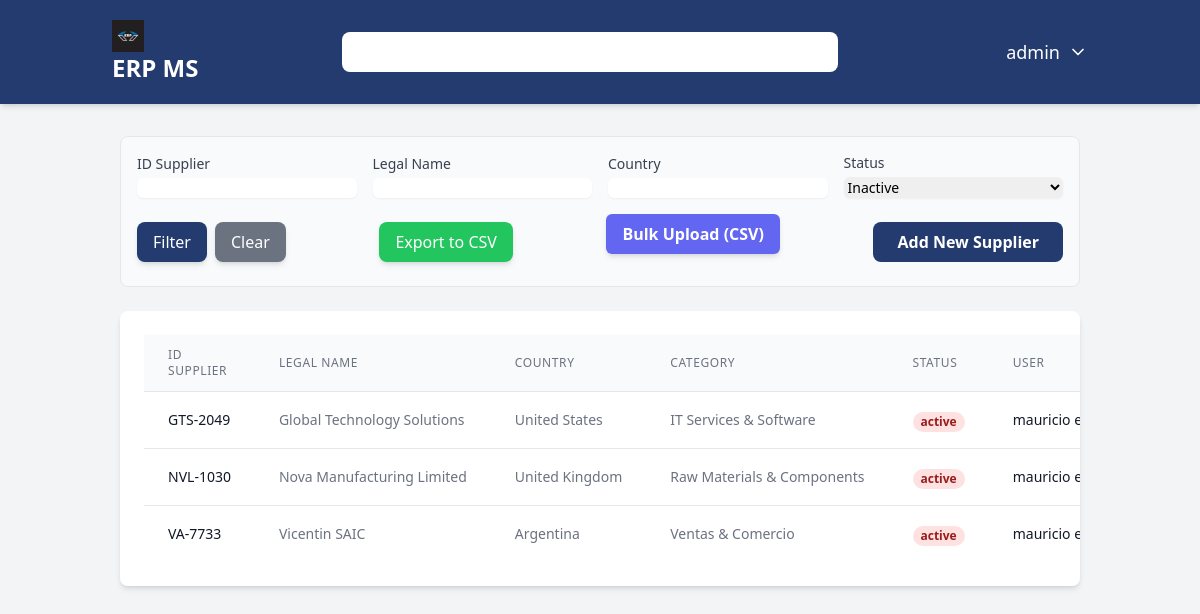
Screenshot of /suppliers/ (signed in) with the database file from the repository.
### users/models.py (models this page shows)
class User(AbstractUser):
    user_id = models.AutoField(primary_key=True)
    username = models.CharField(max_length=150, unique=True)
    password = models.CharField(max_length=128)
    USERNAME_FIELD = 'username'
    class Meta:
        db_table = 'users'
        verbose_name = 'User'
        verbose_name_plural = 'Users'

### suppliers/models.py (models this page shows, shortened)
class Supplier(models.Model):
    id_supplier = models.CharField(max_length=50, null=True, unique=True, verbose_name="Supplier ID")
    legal_name = models.CharField(max_length=150, verbose_name="Legal Name")
    name = models.TextField(max_length=100, verbose_name="Name")
    tax_id = models.CharField(max_length=30, verbose_name="Tax ID")
    country = models.CharField(max_length=70, verbose_name="Country")
    state_province = models.CharField(max_length=70, verbose_name="State/Province")
    city = models.CharField(max_length=100, verbose_name="City")
    address = models.CharField(max_length=150, verbose_name="Address")
    zip_code = models.IntegerField(verbose_name="Zip Code")
    phone = models.IntegerField(verbose_name="Phone")
    email = models.EmailField(max_length=150, verbose_name="Email")
    contact_name = models.CharField(max_length=150, verbose_name="Contact Name")
    contact_role = models.CharField(max_length=150, verbose_name="Contact Role")
    category = models.CharField(max_length=150, verbose_name="Category")
    payment_terms = models.CharField(max_length=150, verbose_name="Payment Terms")
    currency = models.CharField(max_length=150, verbose_name="Currency")
    payment_method = models.CharField(max_length=150, verbose_name="Payment Method")
    bank_account = models.CharField(max_length=150, verbose_name="Bank Account")
    status = models.CharField(max_length=50, verbose_name="Status")
    create_at = models.DateTimeField(auto_now_add=True)
    updated_at = models.DateTimeField(auto_now=True)
    created_by = models.ForeignKey(settings.AUTH_USER_MODEL, on_delete=models.SET_NULL, null=True)
    class Meta:
        verbose_name = "Supplier"
        verbose_name_plural = "Suppliers"

### suppliers/views.py (the view, shortened to what this page needs)
# urls.py: path('', views.suppliers_list, name='suppliers_list'),
@login_required
def suppliers_list(request):
    max_permission = UserRole.objects.filter(user_id=request.user).aggregate(max_permission=models.Max('role__suppliers'))['max_permission'] or 0
    if max_permission == 0:
        return redirect('dashboard')
    supplier_list = Supplier.objects.all()
    id_supplier = request.GET.get('id_supplier')
    legal_name = request.GET.get('legal_name')
    country = request.GET.get('country')
    status = request.GET.get('status')
    if id_supplier:
        supplier_list = supplier_list.filter(id_supplier__icontains=id_supplier)
    if legal_name:
        supplier_list = supplier_list.filter(legal_name__icontains=legal_name)
    if country:
        supplier_list = supplier_list.filter(country__icontains=country)
    if status:
        supplier_list = supplier_list.filter(status__icontains=status)
    paginator = Paginator(supplier_list, 10)  # Show 10 suppliers per page
    page_number = request.GET.get('page')
    page_obj = paginator.get_page(page_number)
    return render(request, 'suppliers/supplier_list.html', {'page_obj': page_obj})

### core/context_processors.py (called while the page is built)
def get_permissions(request):
    permissions = {
        'customers': 0,
        'suppliers': 0,
        'materials': 0,
        'purchases': 0,
        'sales': 0,
        'inventory': 0,
        'accounting': 0,
        'reporting': 0,
    }
    roles = []
    if request.user.is_authenticated:
        user_roles = UserRole.objects.filter(user_id=request.user.pk)
        roles = [ur.role.role_name for ur in user_roles]
        for user_role in user_roles:
            role = user_role.role
            for module in permissions.keys():
                current_permission = getattr(role, module, 0)
                if current_permission > permissions[module]:
                    permissions[module] = current_permission
    return {'permissions': permissions, 'roles': roles}

### suppliers/templates/suppliers/supplier_list.html (shortened to what this page needs)
{% extends 'core/base.html' %}
{% load static %}
{% block content %}
<div class="mb-6 p-4 border rounded-lg bg-gray-50">
    <form method="get" action="{% url 'suppliers:suppliers_list' %}" class="grid grid-cols-1 md:grid-cols-4 gap-4 items-end">
        <div class="col-span-1">
            <label for="id_supplier" class="block text-sm font-medium text-gray-700">ID Supplier</label>
            <input type="text" name="id_supplier" id="id_supplier" value="{{ request.GET.id_supplier }}" class="mt-1 block w-full rounded-md border-gray-300 shadow-sm focus:border-indigo-500 focus:ring-indigo-500 sm:text-sm">
        </div>
        <div class="col-span-1">
            <label for="legal_name" class="block text-sm font-medium text-gray-700">Legal Name</label>
            <input type="text" name="legal_name" id="legal_name" value="{{ request.GET.legal_name }}" class="mt-1 block w-full rounded-md border-gray-300 shadow-sm focus:border-indigo-500 focus:ring-indigo-500 sm:text-sm">
        </div>
        <div class="col-span-1">
            <label for="country" class="block text-sm font-medium text-gray-700">Country</label>
            <input type="text" name="country" id="country" value="{{ request.GET.country }}" class="mt-1 block w-full rounded-md border-gray-300 shadow-sm focus:border-indigo-500 focus:ring-indigo-500 sm:text-sm">
        </div>
        <div class="col-span-1">
            <label for="status" class="block text-sm font-medium text-gray-700">Status</label>
            <select name="status" id="status" class="mt-1 block w-full rounded-md border-gray-300 shadow-sm focus:border-indigo-500 focus:ring-indigo-500 sm:text-sm">
                <option value="Inactive" {% if not request.GET.status == "Inactive" %}selected{% endif %}>Inactive</option>
            </select>
        </div>
<div class="col-span-1 md:col-span-4">
    <div class="flex items-center justify-between">
        <div class="flex space-x-2">
            <button type="submit" class="w-full md:w-auto bg-[#233b6e] text-white px-4 py-2 rounded-lg shadow-md hover:bg-[#1a2c53] transition-colors duration-300">Filter</button>
            <a href="{% url 'suppliers:suppliers_list' %}" class="w-full md:w-auto bg-gray-500 text-white px-4 py-2 rounded-lg shadow-md hover:bg-gray-600 transition-colors duration-300 text-center">Clear</a>
        </div>
        <div class="flex items-center space-x-2 mt-4 md:mt-0">
            <a href="?export=csv" class="bg-green-500 text-white px-4 py-2 rounded-lg shadow-md hover:bg-green-700 transition-colors duration-300">
                Export to CSV
            </a>
        </div>
        <div class="flex justify-end mb-4">
            <a href="{% url 'suppliers:supplier_bulk_create' %}" class="bg-indigo-500 text-white font-semibold px-4 py-2 rounded-md shadow-md hover:bg-indigo-700 transition duration-300">
                Bulk Upload (CSV)
            </a>
        </div>
        {% if permissions.suppliers >= 2 %}
        <a href="{% url 'suppliers:supplier_create' %}" class="bg-[#233b6e] text-white font-semibold py-2 px-6 rounded-lg text-center transition-colors duration-300 hover:bg-[#1a2c53]">Add New Supplier</a>
        {% endif %}
    </div>
</div>
</form>
</div>
<div class="bg-white p-6 rounded-lg shadow-md overflow-x-auto">
    <table class="min-w-full divide-y divide-gray-200">
        <thead class="bg-gray-50">
            <tr>
                <th scope="col" class="px-6 py-3 text-left text-xs font-medium text-gray-500 uppercase tracking-wider">ID Supplier</th>
                <th scope="col" class="px-6 py-3 text-left text-xs font-medium text-gray-500 uppercase tracking-wider">Legal Name</th>
                <th scope="col" class="px-6 py-3 text-left text-xs font-medium text-gray-500 uppercase tracking-wider">Country</th>
                <th scope="col" class="px-6 py-3 text-left text-xs font-medium text-gray-500 uppercase tracking-wider">Category</th>
                <th scope="col" class="px-6 py-3 text-left text-xs font-medium text-gray-500 uppercase tracking-wider">Status</th>
                <th scope="col" class="px-6 py-3 text-left text-xs font-medium text-gray-500 uppercase tracking-wider">User</th>
            </tr>
        </thead>
        <tbody class="bg-white divide-y divide-gray-200">
            {% for supplier in page_obj %}
            <tr>
                <td class="px-6 py-4 whitespace-nowrap text-sm font-medium text-gray-900">{{supplier.id_supplier}}</td>
                <td class="px-6 py-4 whitespace-nowrap text-sm text-gray-500">{{supplier.legal_name}}</td>
                <td class="px-6 py-4 whitespace-nowrap text-sm text-gray-500">{{supplier.country}}</td>
                <td class="px-6 py-4 whitespace-nowrap text-sm text-gray-500">{{supplier.category}}</td>
                <td class="px-6 py-4 whitespace-nowrap">
                    <span class="px-2 inline-flex text-xs leading-5 font-semibold rounded-full {% if supplier.status == 'Active' %}bg-green-100 text-green-800{% else %} bg-red-100 text-red-800{% endif %}">
                        {{supplier.status}}
                    </span>
                </td>
                <td class="px-6 py-4 whitespace-nowrap text-sm text-gray-900">{{supplier.created_by.username}}</td>
            </tr>
            {% empty %}
            <tr>
                <td colspan="7" class="px-6 py-4 whitespace-nowrap text-sm text-gray-500 text-center">No suppliers found.</td>
            </tr>
            {% endfor %}
        </tbody>
    </table>
{% endblock content %}

### core/templates/core/base.html (shortened to what this page needs)
{% load static %}
<!DOCTYPE html>
<html lang="en">
<head>
    <script src="https://cdn.tailwindcss.com"></script>
</head>
<body class="bg-gray-100 font-sans">
    <nav class="bg-[#233b6e] text-white shadow-md">
        <div class="container mx-auto px-4 py-4 flex flex-col md:flex-row justify-between items-center space-y-4 md:space-y-0">
            <a href="{% url 'dashboard' %}" class="text-2xl font-bold rounded-lg px-2 py-1 transition-all hover:bg-white/10">
                <img src="{% static 'img/logo-erp.jpg' %}" alt="ERP MS" class="h-8 w-8">
                <span>ERP MS</span>
            </a>
            <div class="relative w-full md:w-1/2">
                <input type="text" id="transaction-input" class="w-full rounded-lg px-4 py-2 text-gray-800 focus:outline-none focus:ring-2 focus:ring-white/50 placeholder-gray-400">
            </div>
            <div class="flex items-center space-x-6">
                <div class="relative">
                    <button id="user-menu-button" class="flex items-center space-x-2 text-lg font-medium transition-all hover:bg-white/10 p-2 rounded-lg">
                        <span>{{ user.first_name|default:user.username }}</span>
                        <svg xmlns="http://www.w3.org/2000/svg" width="20" height="20" viewBox="0 0 24 24" fill="none" stroke="currentColor" stroke-width="2" stroke-linecap="round" stroke-linejoin="round" class="lucide lucide-chevron-down"><path d="m6 9 6 6 6-6"></path></svg>
                    </button>
                </div>
            </div>
        </div>
    </nav>
    <main class="container mx-auto  p-8">
        {% block content %}
        {% endblock %}
    </main>
</body>
</html>

### rows the page displays
User: first_name "admin"
Supplier: id_supplier "GTS-2049", legal_name "Global Technology Solutions", country "United States", category "IT Services & Software", status "active", created_by.username "mauricio…"
Supplier: id_supplier "NVL-1030", legal_name "Nova Manufacturing Limited", country "United Kingdom", category "Raw Materials & Components", status "active", created_by.username "mauricio…"
Supplier: id_supplier "VA-7733", legal_name "Vicentin SAIC", country "Argentina", category "Ventas & Comercio", status "active", created_by.username "mauricio…"
